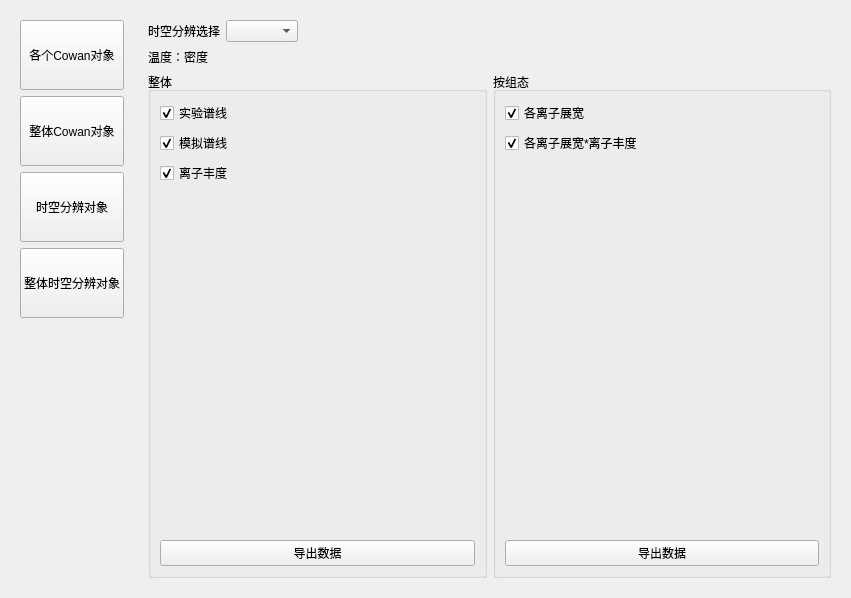
<?xml version="1.0" encoding="UTF-8"?>
<ui version="4.0">
 <class>DataShow</class>
 <widget class="QWidget" name="DataShow">
  <property name="geometry">
   <rect>
    <x>0</x>
    <y>0</y>
    <width>851</width>
    <height>598</height>
   </rect>
  </property>
  <property name="windowTitle">
   <string>Form</string>
  </property>
  <layout class="QHBoxLayout" name="horizontalLayout">
   <item>
    <widget class="QWidget" name="widget" native="true">
     <layout class="QVBoxLayout" name="verticalLayout">
      <item>
       <widget class="QPushButton" name="cowan_change">
        <property name="minimumSize">
         <size>
          <width>100</width>
          <height>70</height>
         </size>
        </property>
        <property name="text">
         <string>各个Cowan对象</string>
        </property>
       </widget>
      </item>
      <item>
       <widget class="QPushButton" name="all_cowan_change">
        <property name="minimumSize">
         <size>
          <width>100</width>
          <height>70</height>
         </size>
        </property>
        <property name="text">
         <string>整体Cowan对象</string>
        </property>
       </widget>
      </item>
      <item>
       <widget class="QPushButton" name="st_change">
        <property name="minimumSize">
         <size>
          <width>100</width>
          <height>70</height>
         </size>
        </property>
        <property name="text">
         <string>时空分辨对象</string>
        </property>
       </widget>
      </item>
      <item>
       <widget class="QPushButton" name="all_st_change">
        <property name="minimumSize">
         <size>
          <width>100</width>
          <height>70</height>
         </size>
        </property>
        <property name="text">
         <string>整体时空分辨对象</string>
        </property>
       </widget>
      </item>
      <item>
       <spacer name="verticalSpacer">
        <property name="orientation">
         <enum>Qt::Vertical</enum>
        </property>
        <property name="sizeHint" stdset="0">
         <size>
          <width>20</width>
          <height>224</height>
         </size>
        </property>
       </spacer>
      </item>
     </layout>
    </widget>
   </item>
   <item>
    <widget class="QStackedWidget" name="stackedWidget">
     <property name="currentIndex">
      <number>2</number>
     </property>
     <widget class="QWidget" name="cowan">
      <layout class="QVBoxLayout" name="verticalLayout_5">
       <item>
        <layout class="QHBoxLayout" name="horizontalLayout_2">
         <item>
          <widget class="QLabel" name="label">
           <property name="text">
            <string>离化度选择</string>
           </property>
          </widget>
         </item>
         <item>
          <widget class="QComboBox" name="choose_ion"/>
         </item>
         <item>
          <spacer name="horizontalSpacer">
           <property name="orientation">
            <enum>Qt::Horizontal</enum>
           </property>
           <property name="sizeHint" stdset="0">
            <size>
             <width>40</width>
             <height>20</height>
            </size>
           </property>
          </spacer>
         </item>
        </layout>
       </item>
       <item>
        <widget class="QLabel" name="ion_info">
         <property name="text">
          <string>半高：温度：偏移：</string>
         </property>
        </widget>
       </item>
       <item>
        <layout class="QHBoxLayout" name="horizontalLayout_4">
         <item>
          <widget class="QGroupBox" name="groupBox_2">
           <property name="title">
            <string>总体展宽</string>
           </property>
           <layout class="QVBoxLayout" name="verticalLayout_4">
            <item>
             <widget class="QCheckBox" name="init_res_overall">
              <property name="text">
               <string>原始计算结果</string>
              </property>
              <property name="checked">
               <bool>true</bool>
              </property>
             </widget>
            </item>
            <item>
             <widget class="Line" name="line">
              <property name="orientation">
               <enum>Qt::Horizontal</enum>
              </property>
             </widget>
            </item>
            <item>
             <widget class="QCheckBox" name="line_over_all">
              <property name="text">
               <string>跃迁线</string>
              </property>
              <property name="checked">
               <bool>true</bool>
              </property>
             </widget>
            </item>
            <item>
             <widget class="QCheckBox" name="gauss_overall">
              <property name="text">
               <string>gauss</string>
              </property>
              <property name="checked">
               <bool>true</bool>
              </property>
             </widget>
            </item>
            <item>
             <widget class="QCheckBox" name="cross_np_overall">
              <property name="text">
               <string>cross_np</string>
              </property>
              <property name="checked">
               <bool>true</bool>
              </property>
             </widget>
            </item>
            <item>
             <widget class="QCheckBox" name="cross_p_overall">
              <property name="text">
               <string>cross_p</string>
              </property>
              <property name="checked">
               <bool>true</bool>
              </property>
             </widget>
            </item>
            <item>
             <spacer name="verticalSpacer_2">
              <property name="orientation">
               <enum>Qt::Vertical</enum>
              </property>
              <property name="sizeHint" stdset="0">
               <size>
                <width>20</width>
                <height>166</height>
               </size>
              </property>
             </spacer>
            </item>
            <item>
             <widget class="QPushButton" name="export_1_overall">
              <property name="text">
               <string>导出数据</string>
              </property>
             </widget>
            </item>
           </layout>
          </widget>
         </item>
         <item>
          <widget class="QGroupBox" name="groupBox_3">
           <property name="title">
            <string>按组态分组</string>
           </property>
           <layout class="QVBoxLayout" name="verticalLayout_3">
            <item>
             <widget class="QCheckBox" name="init_res_con">
              <property name="text">
               <string>原始计算结果</string>
              </property>
              <property name="checked">
               <bool>true</bool>
              </property>
             </widget>
            </item>
            <item>
             <widget class="Line" name="line_2">
              <property name="orientation">
               <enum>Qt::Horizontal</enum>
              </property>
             </widget>
            </item>
            <item>
             <widget class="QCheckBox" name="line_con">
              <property name="text">
               <string>跃迁线</string>
              </property>
              <property name="checked">
               <bool>true</bool>
              </property>
             </widget>
            </item>
            <item>
             <widget class="QCheckBox" name="gauss_con">
              <property name="text">
               <string>gauss</string>
              </property>
              <property name="checked">
               <bool>true</bool>
              </property>
             </widget>
            </item>
            <item>
             <widget class="QCheckBox" name="cross_np_con">
              <property name="text">
               <string>cross_np</string>
              </property>
              <property name="checked">
               <bool>true</bool>
              </property>
             </widget>
            </item>
            <item>
             <widget class="QCheckBox" name="cross_p_con">
              <property name="text">
               <string>cross_p</string>
              </property>
              <property name="checked">
               <bool>true</bool>
              </property>
             </widget>
            </item>
            <item>
             <spacer name="verticalSpacer_3">
              <property name="orientation">
               <enum>Qt::Vertical</enum>
              </property>
              <property name="sizeHint" stdset="0">
               <size>
                <width>20</width>
                <height>166</height>
               </size>
              </property>
             </spacer>
            </item>
            <item>
             <widget class="QPushButton" name="export_1_con">
              <property name="text">
               <string>导出数据</string>
              </property>
             </widget>
            </item>
           </layout>
          </widget>
         </item>
        </layout>
       </item>
      </layout>
     </widget>
     <widget class="QWidget" name="all_cowan">
      <layout class="QVBoxLayout" name="verticalLayout_2">
       <item>
        <widget class="QTableWidget" name="all_cowan_info_table">
         <column>
          <property name="text">
           <string>离化度</string>
          </property>
         </column>
         <column>
          <property name="text">
           <string>展宽温度</string>
          </property>
         </column>
         <column>
          <property name="text">
           <string>半高全宽</string>
          </property>
         </column>
         <column>
          <property name="text">
           <string>偏移</string>
          </property>
         </column>
        </widget>
       </item>
       <item>
        <layout class="QHBoxLayout" name="horizontalLayout_3">
         <item>
          <spacer name="horizontalSpacer_2">
           <property name="orientation">
            <enum>Qt::Horizontal</enum>
           </property>
           <property name="sizeHint" stdset="0">
            <size>
             <width>40</width>
             <height>20</height>
            </size>
           </property>
          </spacer>
         </item>
         <item>
          <widget class="QPushButton" name="export_2">
           <property name="text">
            <string>导出数据</string>
           </property>
          </widget>
         </item>
        </layout>
       </item>
      </layout>
     </widget>
     <widget class="QWidget" name="st_resolution">
      <layout class="QVBoxLayout" name="verticalLayout_8">
       <item>
        <layout class="QHBoxLayout" name="horizontalLayout_5">
         <item>
          <widget class="QLabel" name="label_2">
           <property name="text">
            <string>时空分辨选择</string>
           </property>
          </widget>
         </item>
         <item>
          <widget class="QComboBox" name="choose_st"/>
         </item>
         <item>
          <spacer name="horizontalSpacer_4">
           <property name="orientation">
            <enum>Qt::Horizontal</enum>
           </property>
           <property name="sizeHint" stdset="0">
            <size>
             <width>40</width>
             <height>20</height>
            </size>
           </property>
          </spacer>
         </item>
        </layout>
       </item>
       <item>
        <widget class="QLabel" name="st_info">
         <property name="text">
          <string>温度：密度</string>
         </property>
        </widget>
       </item>
       <item>
        <layout class="QHBoxLayout" name="horizontalLayout_6">
         <item>
          <widget class="QGroupBox" name="groupBox_4">
           <property name="title">
            <string>整体</string>
           </property>
           <layout class="QVBoxLayout" name="verticalLayout_6">
            <item>
             <widget class="QCheckBox" name="exp_data">
              <property name="text">
               <string>实验谱线</string>
              </property>
              <property name="checked">
               <bool>true</bool>
              </property>
             </widget>
            </item>
            <item>
             <widget class="QCheckBox" name="sim_data">
              <property name="text">
               <string>模拟谱线</string>
              </property>
              <property name="checked">
               <bool>true</bool>
              </property>
             </widget>
            </item>
            <item>
             <widget class="QCheckBox" name="ion_abu">
              <property name="text">
               <string>离子丰度</string>
              </property>
              <property name="checked">
               <bool>true</bool>
              </property>
             </widget>
            </item>
            <item>
             <spacer name="verticalSpacer_4">
              <property name="orientation">
               <enum>Qt::Vertical</enum>
              </property>
              <property name="sizeHint" stdset="0">
               <size>
                <width>20</width>
                <height>227</height>
               </size>
              </property>
             </spacer>
            </item>
            <item>
             <widget class="QPushButton" name="export_3_overall">
              <property name="text">
               <string>导出数据</string>
              </property>
             </widget>
            </item>
           </layout>
          </widget>
         </item>
         <item>
          <widget class="QGroupBox" name="groupBox_5">
           <property name="title">
            <string>按组态</string>
           </property>
           <layout class="QVBoxLayout" name="verticalLayout_7">
            <item>
             <widget class="QCheckBox" name="ion_widen">
              <property name="text">
               <string>各离子展宽</string>
              </property>
              <property name="checked">
               <bool>true</bool>
              </property>
             </widget>
            </item>
            <item>
             <widget class="QCheckBox" name="ion_widen_abu">
              <property name="text">
               <string>各离子展宽*离子丰度</string>
              </property>
              <property name="checked">
               <bool>true</bool>
              </property>
             </widget>
            </item>
            <item>
             <spacer name="verticalSpacer_5">
              <property name="orientation">
               <enum>Qt::Vertical</enum>
              </property>
              <property name="sizeHint" stdset="0">
               <size>
                <width>20</width>
                <height>227</height>
               </size>
              </property>
             </spacer>
            </item>
            <item>
             <widget class="QPushButton" name="export_3_con">
              <property name="text">
               <string>导出数据</string>
              </property>
             </widget>
            </item>
           </layout>
          </widget>
         </item>
        </layout>
       </item>
      </layout>
     </widget>
     <widget class="QWidget" name="all_st_resolution">
      <layout class="QVBoxLayout" name="verticalLayout_9">
       <item>
        <widget class="QTableWidget" name="st_info_table">
         <column>
          <property name="text">
           <string>时间</string>
          </property>
         </column>
         <column>
          <property name="text">
           <string>位置</string>
          </property>
         </column>
         <column>
          <property name="text">
           <string>温度</string>
          </property>
         </column>
         <column>
          <property name="text">
           <string>密度</string>
          </property>
         </column>
        </widget>
       </item>
       <item>
        <layout class="QHBoxLayout" name="horizontalLayout_7">
         <item>
          <spacer name="horizontalSpacer_3">
           <property name="orientation">
            <enum>Qt::Horizontal</enum>
           </property>
           <property name="sizeHint" stdset="0">
            <size>
             <width>40</width>
             <height>20</height>
            </size>
           </property>
          </spacer>
         </item>
         <item>
          <widget class="QPushButton" name="export_4">
           <property name="text">
            <string>导出数据 </string>
           </property>
          </widget>
         </item>
        </layout>
       </item>
      </layout>
     </widget>
    </widget>
   </item>
  </layout>
 </widget>
 <resources/>
 <connections/>
</ui>
